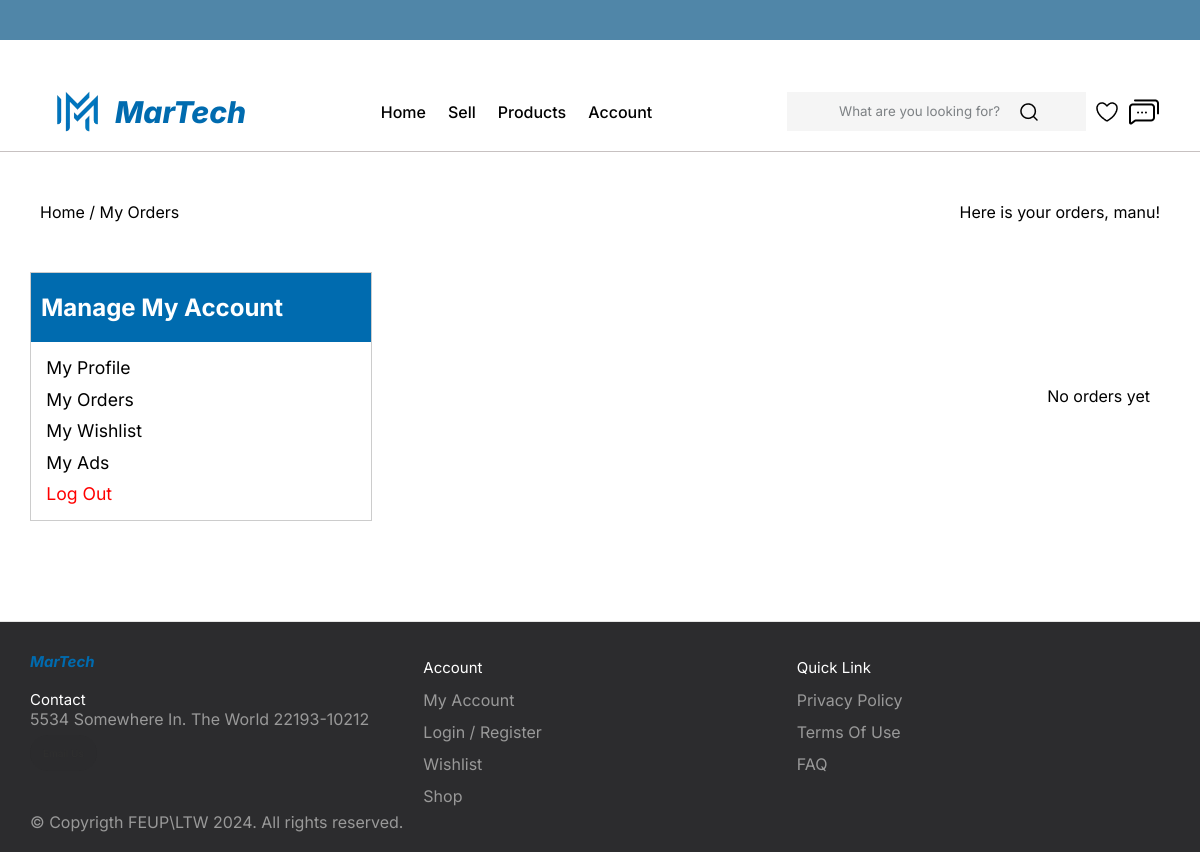
The app's page /pages/order.php (signed in), older data.
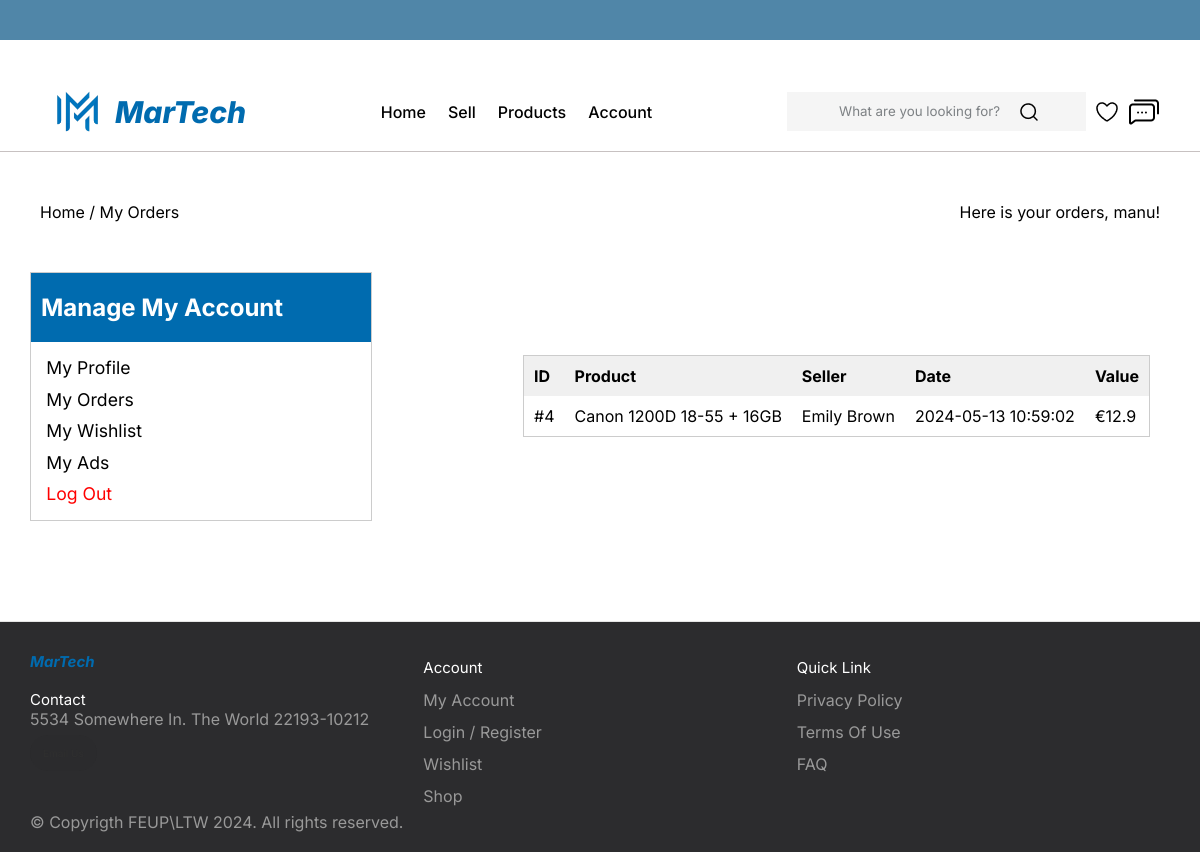
The same page, newer data.
### tables this page shows
CREATE TABLE ORDERS (
    id INT PRIMARY KEY NOT NULL,
    buyer_id INT NOT NULL,
    seller_id INT NOT NULL,
    item_id INT NOT NULL,
    amount DECIMAL(10, 2) NOT NULL,
    status TEXT NOT NULL,
    created_at TIMESTAMP DEFAULT CURRENT_TIMESTAMP,
    FOREIGN KEY (buyer_id) REFERENCES USERS(id),
    FOREIGN KEY (seller_id) REFERENCES USERS(id),
    FOREIGN KEY (item_id) REFERENCES ITEMS(id)
);

CREATE TABLE ITEMS(
id INT PRIMARY KEY NOT NULL,
name TEXT NOT NULL,
description TEXT NOT NULL,
price DECIMAL(10, 2) NOT NULL,
old_price DECIMAL(10, 2),
category TEXT NOT NULL,
condition TEXT NOT NULL,
location TEXT NOT NULL,
main_image TEXT NOT NULL,
published_time TIMESTAMP DEFAULT CURRENT_TIMESTAMP,
seller_id INT NOT NULL,
FOREIGN KEY (seller_id) REFERENCES USERS(id)
);

CREATE TABLE USERS(
id INT PRIMARY KEY NOT NULL,
name TEXT NOT NULL,
address TEXT,
phone TEXT NOT NULL UNIQUE,
email TEXT NOT NULL UNIQUE,
password TEXT NOT NULL
);

### templates/orders_tpl.php (the view, shortened to what this page needs)
<?php
  function drawOrders() {
    $session = new Session();
    $db = getDatabaseConnection();
    $user_id = $session->getId();
    $query = 'SELECT * FROM Orders WHERE buyer_id = ?';
    $stmt = $db->prepare($query);
    $stmt->execute(array($user_id));
    $orders = $stmt->fetchAll();
    ?>
    <section class="orders">
    <?php if(!$orders){
            echo '<p>No orders yet</p>';
            ?>
            </section>
            <?php
    }
    else {
        foreach ($orders as $order){
          $item_id = $order['item_id'];
          $query = 'SELECT * FROM Items WHERE id = ?';
          $stmt = $db->prepare($query);
          $stmt->execute(array($item_id));
          $item = $stmt->fetch();
          $item_name = $item['name'];
          $price = $order['amount'];
          $created_at = $order['created_at'];
          $seller_id = $order['seller_id'];
          $query = 'SELECT * FROM Users WHERE id = ?';
          $stmt = $db->prepare($query);
          $stmt->execute(array($seller_id));
          $seller = $stmt->fetch();
          $seller_name = $seller['name'];
    ?>
        <a href="item.php?id=<?php echo $item_id;?>"; class="order_link">
        <table class="order_table">
          <tr>
              <th>ID</th>
              <th>Product</th>
              <th>Seller</th>
              <th>Date</th>
              <th>Value</th>
          </tr>
          <tr>
              <td>#<?php echo $item_id;?></td>
              <td><?php echo $item_name;?></td>
              <td><?php echo $seller_name;?></td>
              <td><?php echo $created_at;?></td>
              <td>€<?php echo $price;?></td>
          </tr>
        </table>
        </a>
    <?php
        }
        ?>
        </section>
        <?php
    }
}
?>

Row changes from the older to the newer data that the page shows:
added orders: item "4", item.name "Canon 1200D 18-55 + 16GB", seller.name "Emily Brown", created_at "2024-05-13 10:59:02", amount "12.9"
Text that changed along with them:
text no longer shown: "No orders yet"
